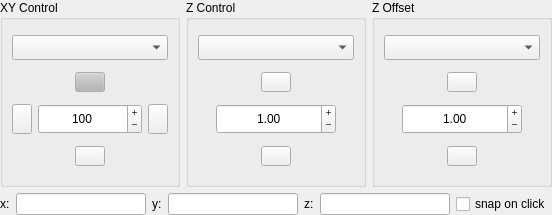
<?xml version="1.0" encoding="UTF-8"?>
<ui version="4.0">
 <class>Form</class>
 <widget class="QWidget" name="Form">
  <property name="geometry">
   <rect>
    <x>0</x>
    <y>0</y>
    <width>552</width>
    <height>215</height>
   </rect>
  </property>
  <property name="minimumSize">
   <size>
    <width>0</width>
    <height>215</height>
   </size>
  </property>
  <property name="windowTitle">
   <string>Form</string>
  </property>
  <layout class="QGridLayout" name="gridLayout">
   <property name="leftMargin">
    <number>0</number>
   </property>
   <property name="topMargin">
    <number>0</number>
   </property>
   <property name="rightMargin">
    <number>0</number>
   </property>
   <property name="bottomMargin">
    <number>0</number>
   </property>
   <item row="0" column="0">
    <widget class="QGroupBox" name="XY_groupBox">
     <property name="enabled">
      <bool>true</bool>
     </property>
     <property name="sizePolicy">
      <sizepolicy hsizetype="Expanding" vsizetype="Preferred">
       <horstretch>0</horstretch>
       <verstretch>0</verstretch>
      </sizepolicy>
     </property>
     <property name="minimumSize">
      <size>
       <width>180</width>
       <height>0</height>
      </size>
     </property>
     <property name="maximumSize">
      <size>
       <width>16777215</width>
       <height>16777215</height>
      </size>
     </property>
     <property name="title">
      <string>XY Control</string>
     </property>
     <layout class="QVBoxLayout" name="verticalLayout_3">
      <item>
       <widget class="QComboBox" name="xy_device_comboBox">
        <property name="minimumSize">
         <size>
          <width>0</width>
          <height>25</height>
         </size>
        </property>
        <property name="maximumSize">
         <size>
          <width>16777215</width>
          <height>25</height>
         </size>
        </property>
       </widget>
      </item>
      <item>
       <layout class="QHBoxLayout" name="horizontalLayout">
        <item>
         <spacer name="horizontalSpacer_3">
          <property name="orientation">
           <enum>Qt::Horizontal</enum>
          </property>
          <property name="sizeHint" stdset="0">
           <size>
            <width>40</width>
            <height>20</height>
           </size>
          </property>
         </spacer>
        </item>
        <item>
         <widget class="QPushButton" name="y_up_Button">
          <property name="enabled">
           <bool>true</bool>
          </property>
          <property name="maximumSize">
           <size>
            <width>30</width>
            <height>20</height>
           </size>
          </property>
          <property name="palette">
           <palette>
            <active>
             <colorrole role="Button">
              <brush brushstyle="SolidPattern">
               <color alpha="255">
                <red>179</red>
                <green>179</green>
                <blue>179</blue>
               </color>
              </brush>
             </colorrole>
            </active>
            <inactive>
             <colorrole role="Button">
              <brush brushstyle="SolidPattern">
               <color alpha="255">
                <red>179</red>
                <green>179</green>
                <blue>179</blue>
               </color>
              </brush>
             </colorrole>
            </inactive>
            <disabled>
             <colorrole role="Button">
              <brush brushstyle="SolidPattern">
               <color alpha="255">
                <red>179</red>
                <green>179</green>
                <blue>179</blue>
               </color>
              </brush>
             </colorrole>
            </disabled>
           </palette>
          </property>
          <property name="text">
           <string/>
          </property>
         </widget>
        </item>
        <item>
         <spacer name="horizontalSpacer_4">
          <property name="orientation">
           <enum>Qt::Horizontal</enum>
          </property>
          <property name="sizeHint" stdset="0">
           <size>
            <width>40</width>
            <height>20</height>
           </size>
          </property>
         </spacer>
        </item>
       </layout>
      </item>
      <item>
       <layout class="QHBoxLayout" name="horizontalLayout_9">
        <item>
         <widget class="QPushButton" name="left_Button">
          <property name="enabled">
           <bool>true</bool>
          </property>
          <property name="sizePolicy">
           <sizepolicy hsizetype="Fixed" vsizetype="Fixed">
            <horstretch>0</horstretch>
            <verstretch>0</verstretch>
           </sizepolicy>
          </property>
          <property name="minimumSize">
           <size>
            <width>20</width>
            <height>30</height>
           </size>
          </property>
          <property name="maximumSize">
           <size>
            <width>20</width>
            <height>30</height>
           </size>
          </property>
          <property name="text">
           <string/>
          </property>
         </widget>
        </item>
        <item>
         <widget class="QSpinBox" name="xy_step_size_SpinBox">
          <property name="enabled">
           <bool>true</bool>
          </property>
          <property name="sizePolicy">
           <sizepolicy hsizetype="Expanding" vsizetype="Fixed">
            <horstretch>0</horstretch>
            <verstretch>0</verstretch>
           </sizepolicy>
          </property>
          <property name="minimumSize">
           <size>
            <width>100</width>
            <height>30</height>
           </size>
          </property>
          <property name="maximumSize">
           <size>
            <width>16777215</width>
            <height>30</height>
           </size>
          </property>
          <property name="layoutDirection">
           <enum>Qt::LeftToRight</enum>
          </property>
          <property name="alignment">
           <set>Qt::AlignCenter</set>
          </property>
          <property name="buttonSymbols">
           <enum>QAbstractSpinBox::PlusMinus</enum>
          </property>
          <property name="showGroupSeparator" stdset="0">
           <bool>false</bool>
          </property>
          <property name="minimum">
           <number>0</number>
          </property>
          <property name="maximum">
           <number>10000</number>
          </property>
          <property name="value">
           <number>100</number>
          </property>
         </widget>
        </item>
        <item>
         <widget class="QPushButton" name="right_Button">
          <property name="enabled">
           <bool>true</bool>
          </property>
          <property name="sizePolicy">
           <sizepolicy hsizetype="Fixed" vsizetype="Fixed">
            <horstretch>0</horstretch>
            <verstretch>0</verstretch>
           </sizepolicy>
          </property>
          <property name="minimumSize">
           <size>
            <width>20</width>
            <height>30</height>
           </size>
          </property>
          <property name="maximumSize">
           <size>
            <width>20</width>
            <height>30</height>
           </size>
          </property>
          <property name="text">
           <string/>
          </property>
         </widget>
        </item>
       </layout>
      </item>
      <item>
       <layout class="QHBoxLayout" name="horizontalLayout_4">
        <item>
         <spacer name="horizontalSpacer_6">
          <property name="orientation">
           <enum>Qt::Horizontal</enum>
          </property>
          <property name="sizeHint" stdset="0">
           <size>
            <width>40</width>
            <height>20</height>
           </size>
          </property>
         </spacer>
        </item>
        <item>
         <widget class="QPushButton" name="y_down_Button">
          <property name="enabled">
           <bool>true</bool>
          </property>
          <property name="maximumSize">
           <size>
            <width>30</width>
            <height>20</height>
           </size>
          </property>
          <property name="text">
           <string/>
          </property>
         </widget>
        </item>
        <item>
         <spacer name="horizontalSpacer_5">
          <property name="orientation">
           <enum>Qt::Horizontal</enum>
          </property>
          <property name="sizeHint" stdset="0">
           <size>
            <width>40</width>
            <height>20</height>
           </size>
          </property>
         </spacer>
        </item>
       </layout>
      </item>
     </layout>
    </widget>
   </item>
   <item row="0" column="1">
    <widget class="QGroupBox" name="Z_groupBox">
     <property name="enabled">
      <bool>true</bool>
     </property>
     <property name="sizePolicy">
      <sizepolicy hsizetype="Expanding" vsizetype="Preferred">
       <horstretch>0</horstretch>
       <verstretch>0</verstretch>
      </sizepolicy>
     </property>
     <property name="minimumSize">
      <size>
       <width>170</width>
       <height>0</height>
      </size>
     </property>
     <property name="maximumSize">
      <size>
       <width>16777215</width>
       <height>16777215</height>
      </size>
     </property>
     <property name="title">
      <string>Z Control</string>
     </property>
     <layout class="QGridLayout" name="gridLayout_2">
      <item row="0" column="0">
       <widget class="QComboBox" name="focus_device_comboBox">
        <property name="minimumSize">
         <size>
          <width>0</width>
          <height>25</height>
         </size>
        </property>
        <property name="maximumSize">
         <size>
          <width>16777215</width>
          <height>25</height>
         </size>
        </property>
       </widget>
      </item>
      <item row="1" column="0">
       <layout class="QHBoxLayout" name="horizontalLayout_6">
        <item>
         <spacer name="horizontalSpacer_8">
          <property name="orientation">
           <enum>Qt::Horizontal</enum>
          </property>
          <property name="sizeHint" stdset="0">
           <size>
            <width>40</width>
            <height>20</height>
           </size>
          </property>
         </spacer>
        </item>
        <item>
         <widget class="QPushButton" name="up_Button">
          <property name="enabled">
           <bool>true</bool>
          </property>
          <property name="maximumSize">
           <size>
            <width>30</width>
            <height>20</height>
           </size>
          </property>
          <property name="layoutDirection">
           <enum>Qt::LeftToRight</enum>
          </property>
          <property name="autoFillBackground">
           <bool>false</bool>
          </property>
          <property name="text">
           <string/>
          </property>
         </widget>
        </item>
        <item>
         <spacer name="horizontalSpacer_10">
          <property name="orientation">
           <enum>Qt::Horizontal</enum>
          </property>
          <property name="sizeHint" stdset="0">
           <size>
            <width>40</width>
            <height>20</height>
           </size>
          </property>
         </spacer>
        </item>
       </layout>
      </item>
      <item row="2" column="0">
       <layout class="QHBoxLayout" name="horizontalLayout_2">
        <item>
         <spacer name="horizontalSpacer">
          <property name="orientation">
           <enum>Qt::Horizontal</enum>
          </property>
          <property name="sizeType">
           <enum>QSizePolicy::Fixed</enum>
          </property>
          <property name="sizeHint" stdset="0">
           <size>
            <width>18</width>
            <height>20</height>
           </size>
          </property>
         </spacer>
        </item>
        <item>
         <widget class="QDoubleSpinBox" name="z_step_size_doubleSpinBox">
          <property name="enabled">
           <bool>true</bool>
          </property>
          <property name="sizePolicy">
           <sizepolicy hsizetype="Expanding" vsizetype="Fixed">
            <horstretch>0</horstretch>
            <verstretch>0</verstretch>
           </sizepolicy>
          </property>
          <property name="minimumSize">
           <size>
            <width>100</width>
            <height>30</height>
           </size>
          </property>
          <property name="maximumSize">
           <size>
            <width>16777215</width>
            <height>30</height>
           </size>
          </property>
          <property name="alignment">
           <set>Qt::AlignCenter</set>
          </property>
          <property name="buttonSymbols">
           <enum>QAbstractSpinBox::PlusMinus</enum>
          </property>
          <property name="showGroupSeparator" stdset="0">
           <bool>false</bool>
          </property>
          <property name="maximum">
           <double>10000.000000000000000</double>
          </property>
          <property name="singleStep">
           <double>0.100000000000000</double>
          </property>
          <property name="value">
           <double>1.000000000000000</double>
          </property>
         </widget>
        </item>
        <item>
         <spacer name="horizontalSpacer_2">
          <property name="orientation">
           <enum>Qt::Horizontal</enum>
          </property>
          <property name="sizeType">
           <enum>QSizePolicy::Fixed</enum>
          </property>
          <property name="sizeHint" stdset="0">
           <size>
            <width>18</width>
            <height>20</height>
           </size>
          </property>
         </spacer>
        </item>
       </layout>
      </item>
      <item row="3" column="0">
       <layout class="QHBoxLayout" name="horizontalLayout_5">
        <item>
         <spacer name="horizontalSpacer_7">
          <property name="orientation">
           <enum>Qt::Horizontal</enum>
          </property>
          <property name="sizeHint" stdset="0">
           <size>
            <width>40</width>
            <height>20</height>
           </size>
          </property>
         </spacer>
        </item>
        <item>
         <widget class="QPushButton" name="down_Button">
          <property name="enabled">
           <bool>true</bool>
          </property>
          <property name="maximumSize">
           <size>
            <width>30</width>
            <height>20</height>
           </size>
          </property>
          <property name="text">
           <string/>
          </property>
         </widget>
        </item>
        <item>
         <spacer name="horizontalSpacer_9">
          <property name="orientation">
           <enum>Qt::Horizontal</enum>
          </property>
          <property name="sizeHint" stdset="0">
           <size>
            <width>40</width>
            <height>20</height>
           </size>
          </property>
         </spacer>
        </item>
       </layout>
      </item>
     </layout>
    </widget>
   </item>
   <item row="0" column="2">
    <widget class="QGroupBox" name="offset_Z_groupBox">
     <property name="enabled">
      <bool>true</bool>
     </property>
     <property name="sizePolicy">
      <sizepolicy hsizetype="Expanding" vsizetype="Preferred">
       <horstretch>0</horstretch>
       <verstretch>0</verstretch>
      </sizepolicy>
     </property>
     <property name="minimumSize">
      <size>
       <width>170</width>
       <height>0</height>
      </size>
     </property>
     <property name="maximumSize">
      <size>
       <width>16777215</width>
       <height>16777215</height>
      </size>
     </property>
     <property name="title">
      <string>Z Offset</string>
     </property>
     <layout class="QGridLayout" name="gridLayout_3">
      <item row="0" column="0">
       <widget class="QComboBox" name="offset_device_comboBox">
        <property name="minimumSize">
         <size>
          <width>0</width>
          <height>25</height>
         </size>
        </property>
        <property name="maximumSize">
         <size>
          <width>16777215</width>
          <height>25</height>
         </size>
        </property>
       </widget>
      </item>
      <item row="1" column="0">
       <layout class="QHBoxLayout" name="horizontalLayout_7">
        <item>
         <spacer name="horizontalSpacer_12">
          <property name="orientation">
           <enum>Qt::Horizontal</enum>
          </property>
          <property name="sizeHint" stdset="0">
           <size>
            <width>40</width>
            <height>20</height>
           </size>
          </property>
         </spacer>
        </item>
        <item>
         <widget class="QPushButton" name="offset_up_Button">
          <property name="enabled">
           <bool>true</bool>
          </property>
          <property name="maximumSize">
           <size>
            <width>30</width>
            <height>20</height>
           </size>
          </property>
          <property name="layoutDirection">
           <enum>Qt::LeftToRight</enum>
          </property>
          <property name="autoFillBackground">
           <bool>false</bool>
          </property>
          <property name="text">
           <string/>
          </property>
         </widget>
        </item>
        <item>
         <spacer name="horizontalSpacer_11">
          <property name="orientation">
           <enum>Qt::Horizontal</enum>
          </property>
          <property name="sizeHint" stdset="0">
           <size>
            <width>40</width>
            <height>20</height>
           </size>
          </property>
         </spacer>
        </item>
       </layout>
      </item>
      <item row="2" column="0">
       <layout class="QHBoxLayout" name="horizontalLayout_3">
        <item>
         <spacer name="horizontalSpacer_16">
          <property name="orientation">
           <enum>Qt::Horizontal</enum>
          </property>
          <property name="sizeType">
           <enum>QSizePolicy::Fixed</enum>
          </property>
          <property name="sizeHint" stdset="0">
           <size>
            <width>18</width>
            <height>20</height>
           </size>
          </property>
         </spacer>
        </item>
        <item>
         <widget class="QDoubleSpinBox" name="offset_z_step_size_doubleSpinBox">
          <property name="enabled">
           <bool>true</bool>
          </property>
          <property name="sizePolicy">
           <sizepolicy hsizetype="Expanding" vsizetype="Fixed">
            <horstretch>0</horstretch>
            <verstretch>0</verstretch>
           </sizepolicy>
          </property>
          <property name="minimumSize">
           <size>
            <width>100</width>
            <height>30</height>
           </size>
          </property>
          <property name="maximumSize">
           <size>
            <width>16777215</width>
            <height>30</height>
           </size>
          </property>
          <property name="alignment">
           <set>Qt::AlignCenter</set>
          </property>
          <property name="buttonSymbols">
           <enum>QAbstractSpinBox::PlusMinus</enum>
          </property>
          <property name="showGroupSeparator" stdset="0">
           <bool>false</bool>
          </property>
          <property name="maximum">
           <double>10000.000000000000000</double>
          </property>
          <property name="singleStep">
           <double>0.100000000000000</double>
          </property>
          <property name="value">
           <double>1.000000000000000</double>
          </property>
         </widget>
        </item>
        <item>
         <spacer name="horizontalSpacer_15">
          <property name="orientation">
           <enum>Qt::Horizontal</enum>
          </property>
          <property name="sizeType">
           <enum>QSizePolicy::Fixed</enum>
          </property>
          <property name="sizeHint" stdset="0">
           <size>
            <width>18</width>
            <height>20</height>
           </size>
          </property>
         </spacer>
        </item>
       </layout>
      </item>
      <item row="3" column="0">
       <layout class="QHBoxLayout" name="horizontalLayout_8">
        <item>
         <spacer name="horizontalSpacer_13">
          <property name="orientation">
           <enum>Qt::Horizontal</enum>
          </property>
          <property name="sizeHint" stdset="0">
           <size>
            <width>40</width>
            <height>20</height>
           </size>
          </property>
         </spacer>
        </item>
        <item>
         <widget class="QPushButton" name="offset_down_Button">
          <property name="enabled">
           <bool>true</bool>
          </property>
          <property name="maximumSize">
           <size>
            <width>30</width>
            <height>20</height>
           </size>
          </property>
          <property name="text">
           <string/>
          </property>
         </widget>
        </item>
        <item>
         <spacer name="horizontalSpacer_14">
          <property name="orientation">
           <enum>Qt::Horizontal</enum>
          </property>
          <property name="sizeHint" stdset="0">
           <size>
            <width>40</width>
            <height>20</height>
           </size>
          </property>
         </spacer>
        </item>
       </layout>
      </item>
     </layout>
    </widget>
   </item>
   <item row="1" column="0" colspan="3">
    <layout class="QGridLayout" name="gridLayout_8">
     <item row="0" column="5">
      <widget class="QLineEdit" name="y_lineEdit">
       <property name="alignment">
        <set>Qt::AlignCenter</set>
       </property>
       <property name="readOnly">
        <bool>true</bool>
       </property>
      </widget>
     </item>
     <item row="0" column="3">
      <widget class="QLabel" name="label_8">
       <property name="sizePolicy">
        <sizepolicy hsizetype="Fixed" vsizetype="Fixed">
         <horstretch>0</horstretch>
         <verstretch>0</verstretch>
        </sizepolicy>
       </property>
       <property name="text">
        <string>y:</string>
       </property>
      </widget>
     </item>
     <item row="0" column="7">
      <widget class="QLineEdit" name="z_lineEdit">
       <property name="alignment">
        <set>Qt::AlignCenter</set>
       </property>
       <property name="readOnly">
        <bool>true</bool>
       </property>
      </widget>
     </item>
     <item row="0" column="6">
      <widget class="QLabel" name="label_9">
       <property name="sizePolicy">
        <sizepolicy hsizetype="Fixed" vsizetype="Fixed">
         <horstretch>0</horstretch>
         <verstretch>0</verstretch>
        </sizepolicy>
       </property>
       <property name="text">
        <string>z:</string>
       </property>
      </widget>
     </item>
     <item row="0" column="2">
      <widget class="QLineEdit" name="x_lineEdit">
       <property name="enabled">
        <bool>true</bool>
       </property>
       <property name="alignment">
        <set>Qt::AlignCenter</set>
       </property>
       <property name="readOnly">
        <bool>true</bool>
       </property>
      </widget>
     </item>
     <item row="0" column="1">
      <widget class="QLabel" name="label_7">
       <property name="sizePolicy">
        <sizepolicy hsizetype="Fixed" vsizetype="Fixed">
         <horstretch>0</horstretch>
         <verstretch>0</verstretch>
        </sizepolicy>
       </property>
       <property name="text">
        <string>x:</string>
       </property>
      </widget>
     </item>
     <item row="0" column="8">
      <widget class="QCheckBox" name="snap_on_click_checkBox">
       <property name="text">
        <string>snap on click</string>
       </property>
      </widget>
     </item>
    </layout>
   </item>
  </layout>
 </widget>
 <resources/>
 <connections/>
</ui>
